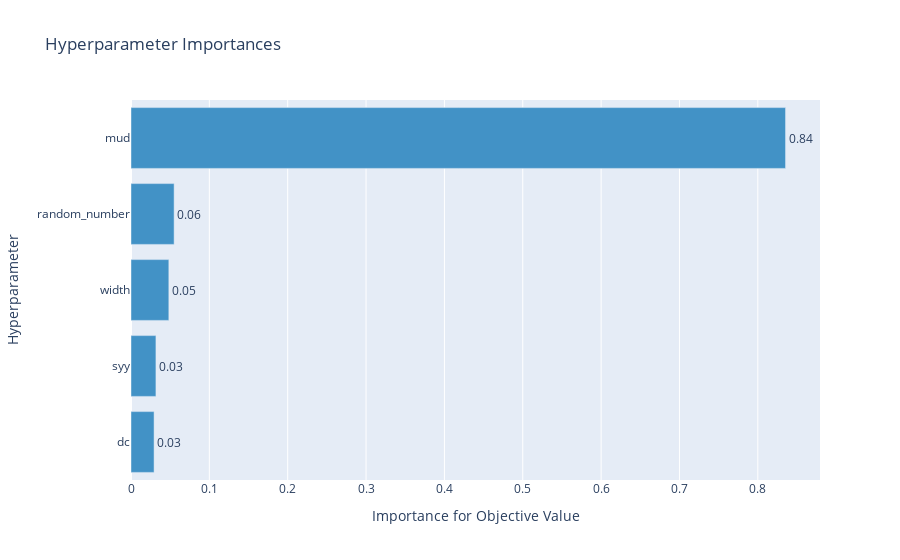

The cell this chart's notebook holds for it:
### Code cell
# Plot parameter importances
plot_param_importances = vis.plot_param_importances(study)
plot_param_importances.show()

### Figure 1 — Plotly figure (JSON) as saved in the notebook; plotly's stock layout.template omitted (floating-point values rounded to 4 significant figures)
{"data": [{"cliponaxis": false, "hovertemplate": ["dc (FloatDistribution): 0.029448353974327632<extra></extra>", "syy (FloatDistribution): 0.031818426135683614<extra></extra>", "width (FloatDistribution): 0.048298709794634465<extra></extra>", "random_number (FloatDistribution): 0.055032709254687395<extra></extra>", "mud (FloatDistribution): 0.8354018008406668<extra></extra>"], "marker": {"color": "rgb(66,146,198)"}, "orientation": "h", "text": ["0.03", "0.03", "0.05", "0.06", "0.84"], "textposition": "outside", "type": "bar", "x": [0.02945, 0.03182, 0.0483, 0.05503, 0.8354], "y": ["dc", "syy", "width", "random_number", "mud"]}], "layout": {"showlegend": false, "title": {"text": "Hyperparameter Importances"}, "xaxis": {"title": {"text": "Importance for Objective Value"}}, "yaxis": {"title": {"text": "Hyperparameter"}}}}
